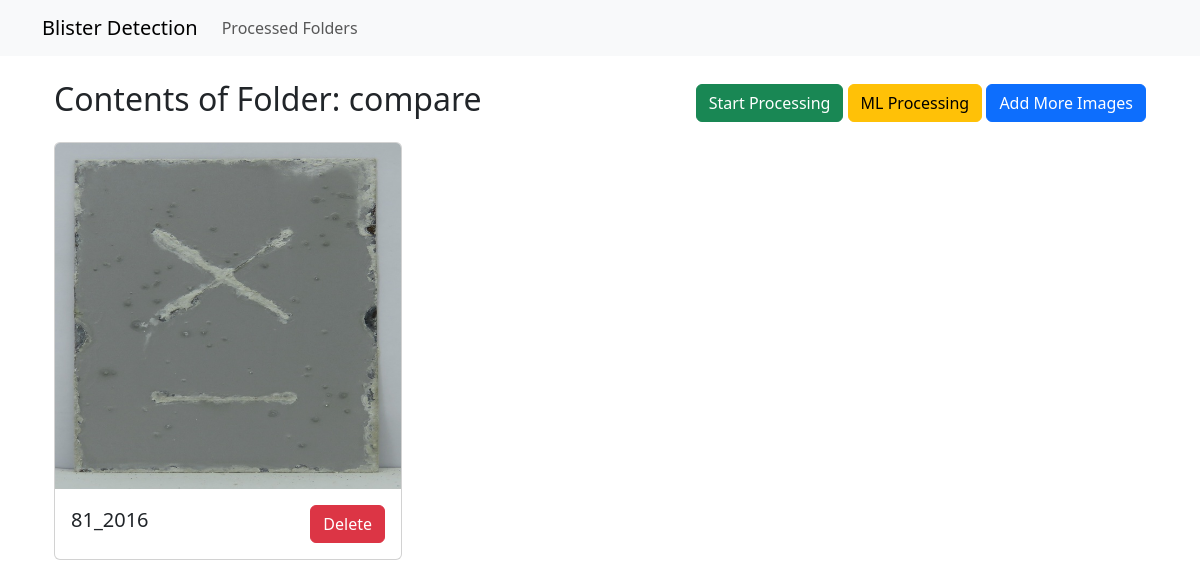
Page /view-folder/73/ on the committed database.
### app/models.py (models this page shows, shortened)
class Folder(models.Model):
    name = models.CharField(max_length=255, unique=True)

class Image(models.Model):
    folder = models.ForeignKey(Folder, related_name='images', on_delete=models.CASCADE)
    image = models.ImageField(upload_to=upload_to)
    uploaded_at = models.DateTimeField(auto_now_add=True)

### app/views.py (the view)
# urls.py: path('view-folder/<int:folder_id>/', views.view_folder, name='view_folder'),
def view_folder(request, folder_id):
    folder = get_object_or_404(Folder, id=folder_id)
    images = folder.images.all()
    for image in images:
        image.filename = os.path.splitext(os.path.basename(image.image.name))[0]
    return render(request, 'app/view_folder.html', {'folder': folder, 'images': images})

### app/templates/app/view_folder.html (shortened to what this page needs)
{% extends 'app/base.html' %}
{% block content %}
<div class="container">
    <div class="d-flex justify-content-between align-items-center mb-3">
        <h2>Contents of Folder: {{ folder.name }}</h2>
        <div>
            <form method="POST" action="{% url 'start_processing' %}" class="d-inline">
                <button type="submit" class="btn btn-success">Start Processing</button>
            </form>
            <form method="POST" action="{% url 'ml_app:process_ml' folder.id %}" class="d-inline">
                <button type="submit" class="btn btn-warning">ML Processing</button>
            </form>
            <button type="button" class="btn btn-primary" data-bs-toggle="modal" data-bs-target="#uploadModal">
                Add More Images
            </button>
        </div>
    </div>
    <div class="row">
        {% for image in images %}
        <div class="col-md-4 mb-4">
            <div class="card">
                <img src="{{ image.image.url }}" class="card-img-top" alt="Image">
                <div class="card-body d-flex justify-content-between align-items-center">
                    <h5 class="card-title">
                        {{ image.filename }}
                    </h5>
                    <form method="POST" action="{% url 'delete_image' image.id %}" onsubmit="return confirm('Are you sure you want to delete this image?');">
                        <button type="submit" class="btn btn-danger">Delete</button>
                    </form>
                </div>
            </div>
        </div>
        {% empty %}
        <p>No images uploaded yet.</p>
        {% endfor %}
    </div>
</div>
{% endblock %}

### rows in the picture
Folder: name "compare"
Image: image (picture), filename "81_2016"
